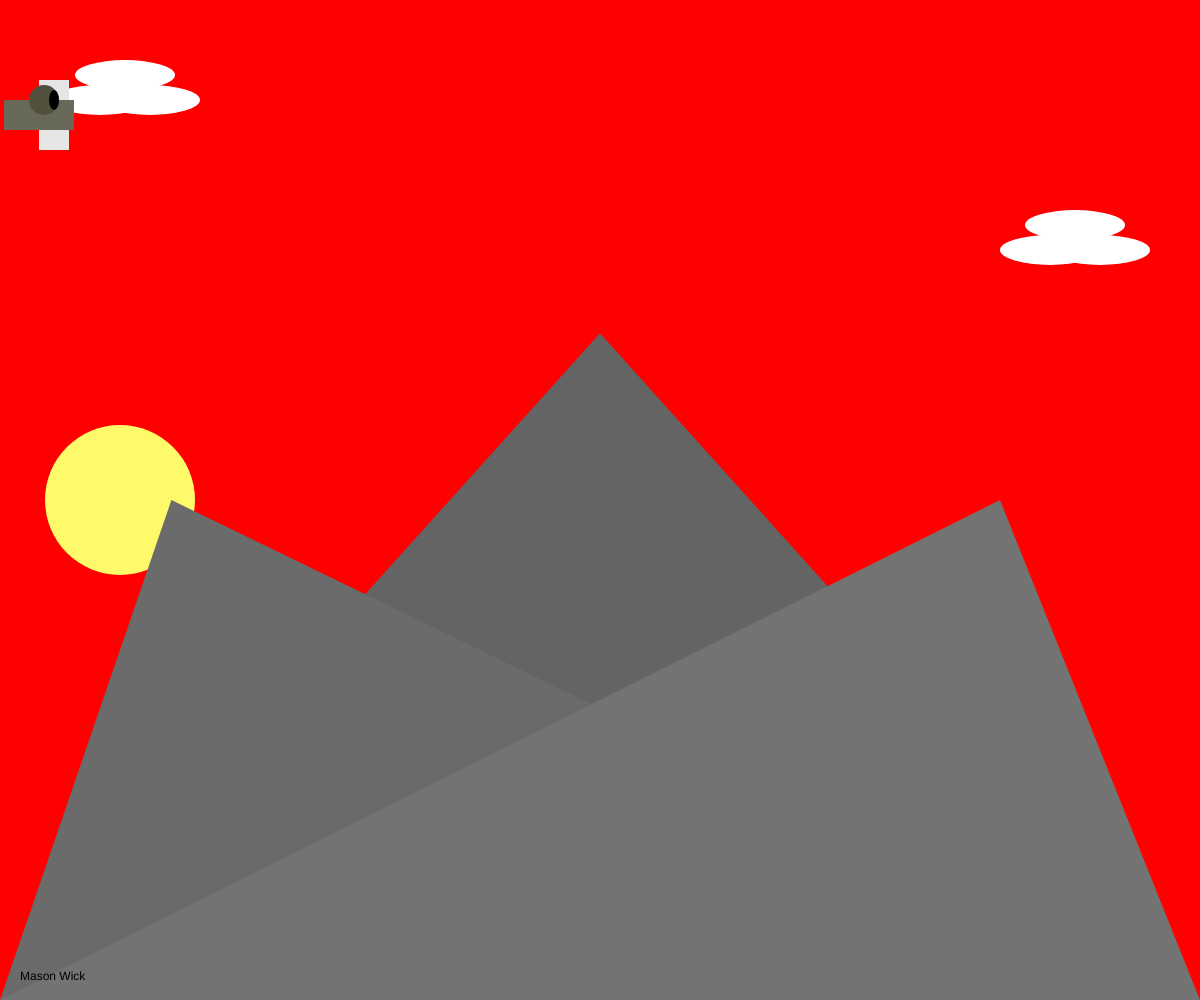
Frame 1 (no input)
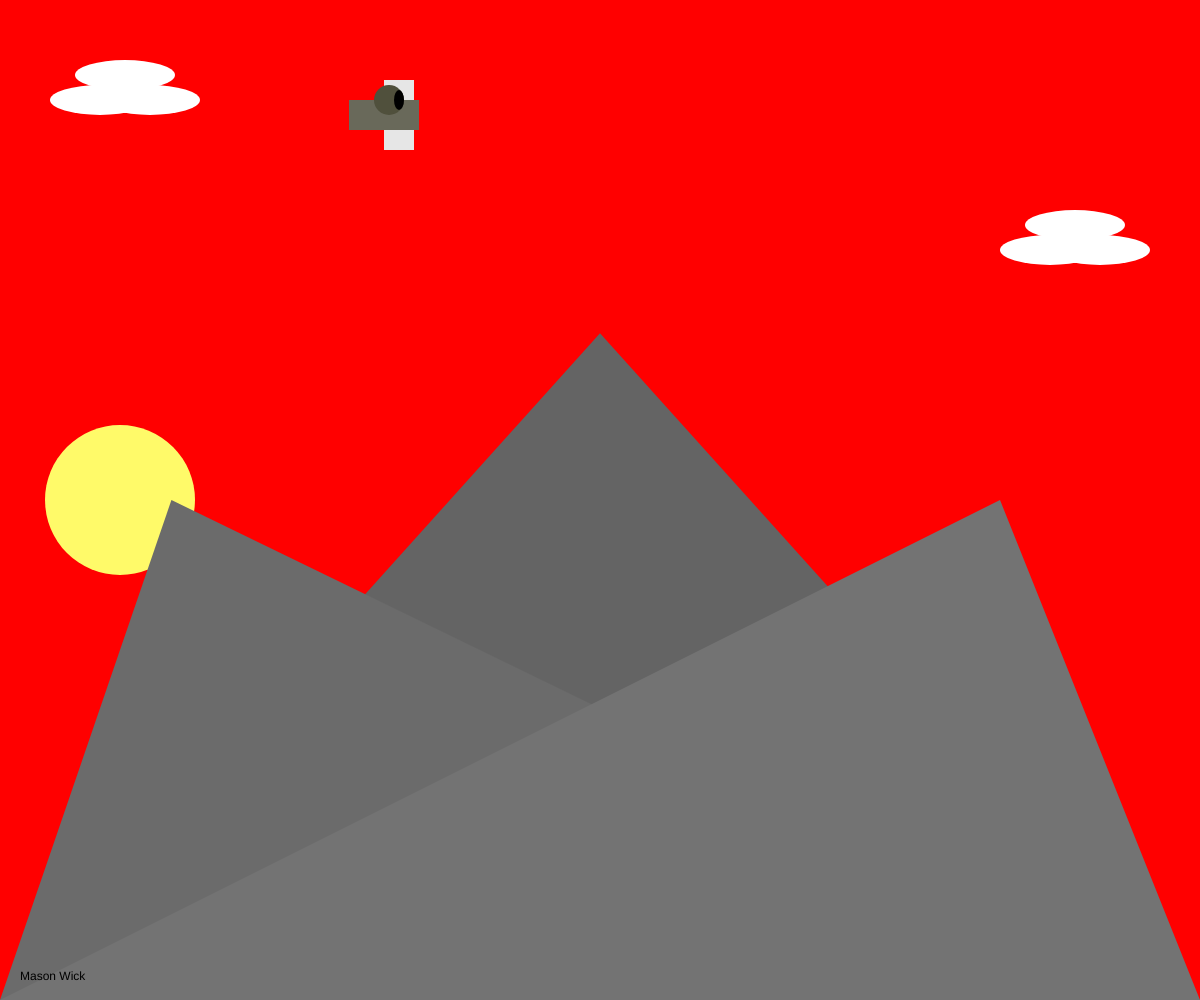
Frame 60 (no input)
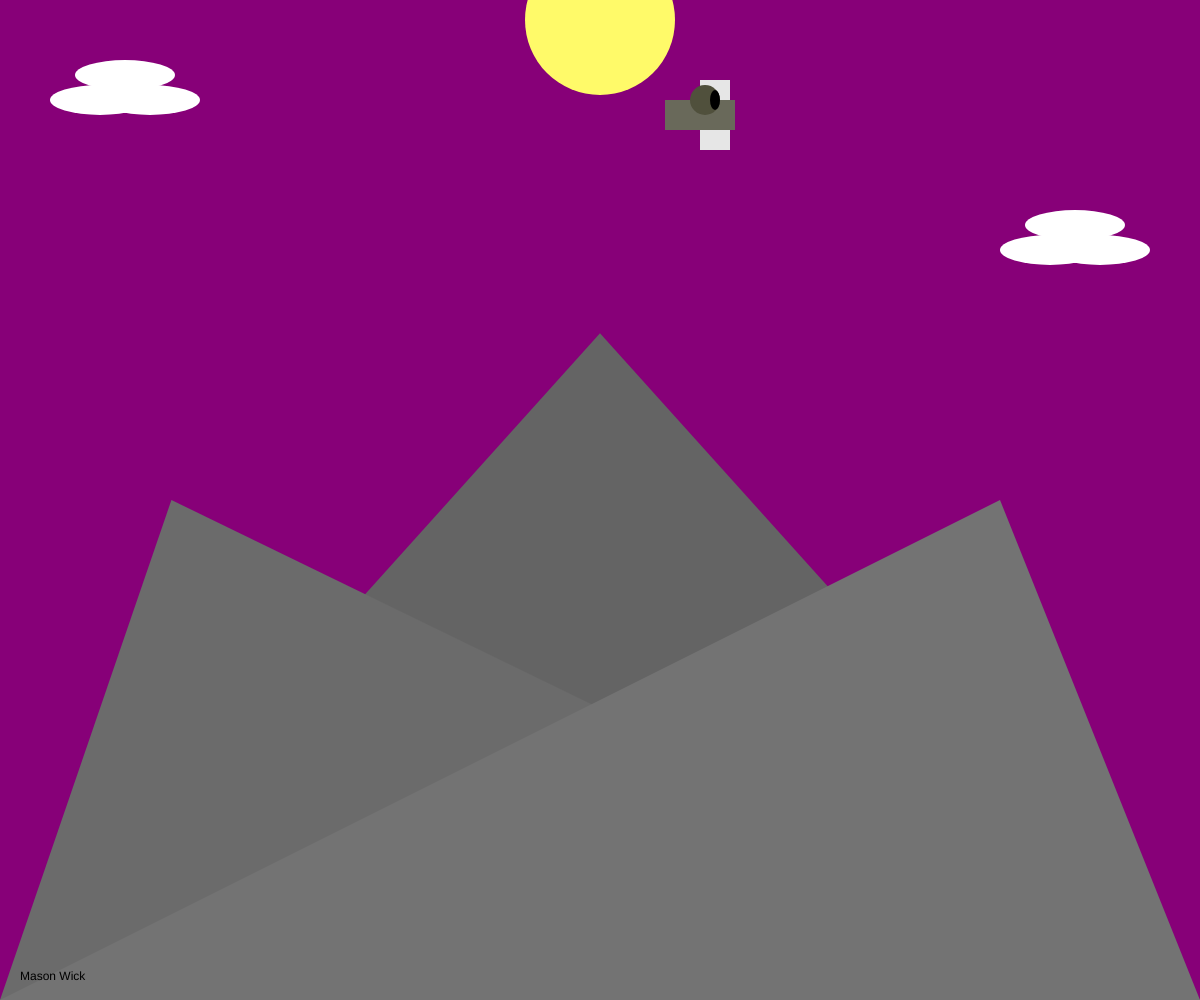
Frame 120 (the mouse pressed at the canvas centre since frame 60)

The p5.js sketch that drew these frames (run headless with seeded random() and noise() and a simulated clock; from frame 60 on, the mouse is pressed at the canvas centre):

// p5.js sketch
// ── sketch.js
// Interactive Scene
// Mason Wick
// 9/21/26

// Left click to switch between sun and moon.
// Middle click to change the sky color.
// Up and down arrows to change planes Y position.
// the sun works better if you have the window only half the screen.

let centerX, centerY;
let arcRadius;

let planeX = 0;
let planeY = 0;

let currentBack = 0;
let backColor = 0;

let sunStyle = 0;
let sunColor = [255, 250, 105];

function setup() {
  createCanvas(windowWidth, windowHeight);

  arcRadius = width / 2.5;
  centerX = width / 2;
  centerY = height / 2;

  setInterval(addX, 1);
}

function draw() {
  changeY();

  // sun

  background(255 - mouseX / 5, 0 + backColor, 0 + mouseX / 5);

  let t = constrain(mouseX, 0, width);
  let angle = map(t, 0, width, 0, PI);

  let x = centerX - arcRadius * cos(angle);
  let y = centerY + arcRadius * sin(-angle);

  fill(sunColor[0], sunColor[1], sunColor[2]);
  noStroke();
  circle(x, y, 150);

  // environment

  fill(100, 100, 100);
  triangle(width, height, width / 2, height / 3, 0, height);

  fill(107, 107, 107);
  triangle(width, height, width / 7, height / 2, 0, height);

  fill(115, 115, 115);
  triangle(width, height, width / 3 + width / 2, height / 2, 0, height);

  fill(255, 255, 255);
  ellipse(100, 100, 100, 30);
  ellipse(150, 100, 100, 30);
  ellipse(125, 75, 100, 30);

  ellipse(width - 100, 250, 100, 30);
  ellipse(width- 125, 225, 100, 30);
  ellipse(width - 150, 250, 100, 30);

  // character
  fill(230, 230, 230);
  rect(35 + planeX, 80 + planeY, 30, 70);

  fill(105, 105, 90);
  rect(0 + planeX, 100 + planeY, 70, 30);

  fill(80, 80, 60);
  circle(40 + planeX, 100 + planeY, 30);

  fill(0, 0, 0);
  ellipse(50 + planeX, 100 + planeY, 10, 20);

  fill(0, 0, 0);
  text("Mason Wick", 20, height - 20);
}

// moves the plane across the screen

function addX() {
  if (planeX >= width) {
    planeX = 0;
  }
  planeX += 1;
}

// allows user to change planes y

function changeY() {
  if(keyIsDown(UP_ARROW)){
    planeY-=1;
  }
  
  if(keyIsDown(DOWN_ARROW)){
    planeY+=1;
  }
}

// cycles the background when middle mouse button is pressed

function mousePressed() {
  if (mouseButton.center === true) {

    if (currentBack === 0) {
      currentBack = 1;
      backColor = 0;
    } 
    else if (currentBack === 1) {
      currentBack = 2;
      backColor += 85;
    } 
    else if (currentBack === 2) {
      currentBack = 3;
      backColor += 85;
    } 
    else if (currentBack === 3) {
      currentBack = 0;
      backColor += 85;
    }
  } 

  else if (mouseButton.left === true) {
    if (sunStyle === 0) {
      sunStyle = 1;
      sunColor = [210, 210, 210];
    }
    else if (sunStyle === 1) {
      sunStyle = 0;
      sunColor = [255, 250, 105];
    }
  }
}
